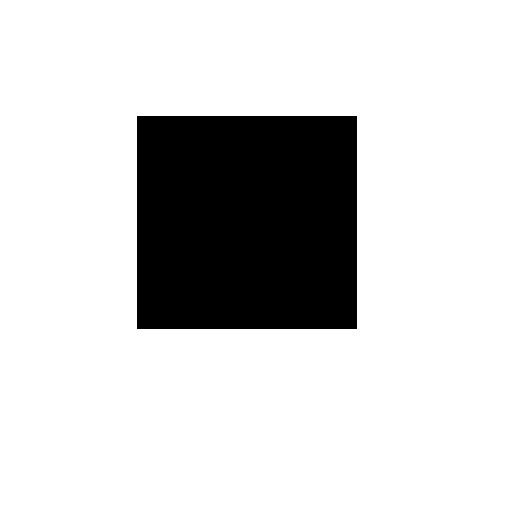
#> input picture Python_Study/class/0224/rect.jpg, 512 x 512 px
$ python _07_Sobel_Mask.py   (older library calls are emulated)
#> lines starting #> are read from the running program, lines starting #| are printed output that depends on the picture; after the words box and inside, x2 and y2 are one past the last pixel; in counts of white or black regions, pixels touching at a corner belong together
### Python_Study/class/0225/_00_Base_for_Copy.py
import cv2
import numpy as np
import time
import matplotlib.pyplot as plt


def readImageGray(url):
#> called with url = './rect.jpg'
    return cv2.imread(url, cv2.IMREAD_GRAYSCALE)
#> returned value is the input picture: shape (512, 512); min 0, max 255, mean 209.4


def keyboardseet():
    cv2.waitKey()
    cv2.destroyAllWindows()


# [21 lines left out: function filter, not called in this run]


''' Robers Mask 를 위한 함수 '''


# [13 lines left out: function differential, not called in this run]


''' Max_min_Filtering '''


# ksize = mask의 크기
# mode = 0 --> 최소 필터링 / 1 ---> 최대 필터링

# [18 lines left out: function min_max_filter, not called in this run]


''' Open CV ImShow method '''


# 입력 받은 값을 cv2 의 이름으로 출력


def imshowFunction(src):
    name = f'src'
    return cv2.imshow(name, src)


''' 반복문을 사용해서 이미지의 크기를 변경하는 방식 - 순방향 사상 '''


# [15 lines left out: function scaling_loop, not called in this run]


''' 행렬 단위 접근을 이용해서 image 를 변경 '''


# [20 lines left out: function scaling_matrix, not called in this run]


''' 최근점 이웃 보간 '''


# [16 lines left out: function scaling_nearest, not called in this run]

### Python_Study/class/0224/_07_Sobel_Mask.py
import cv2
import _00_Base_for_Copy as bs

origin = bs.readImageGray('./rect.jpg')

''' image print '''
cv2.imshow('origin image', origin)

''' Apply Sobel Mask '''
gx = cv2.Sobel(origin, cv2.CV_32F, 1, 0, ksize=3)
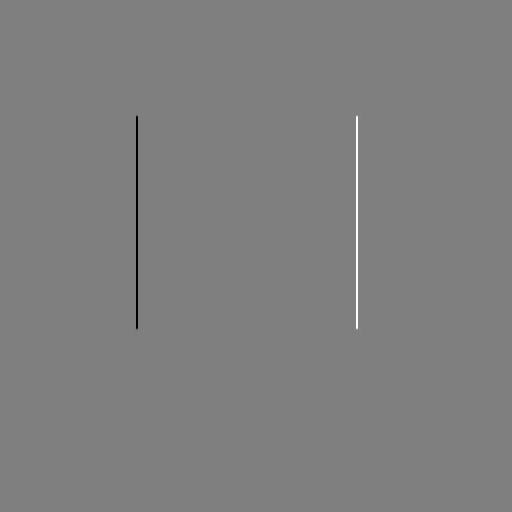
#> gx: shape (512, 512) float32; min -1016, max 1017, mean 0; drawn with min black and max white
gy = cv2.Sobel(origin, cv2.CV_32F, 0, 1, ksize=3)

''' 극 좌표로 변환 '''
mag, angle = cv2.cartToPolar(gx, gy, angleInDegrees=True)
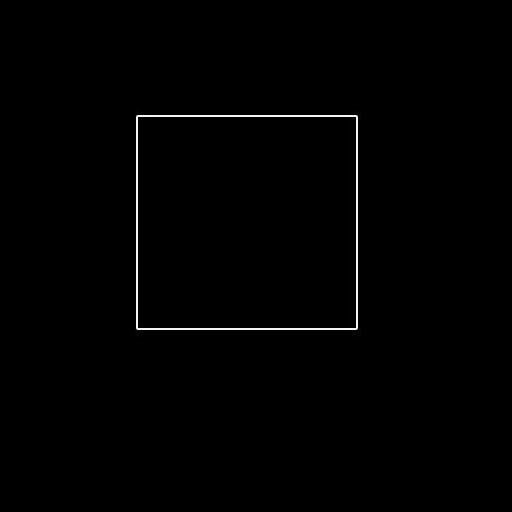
#> mag: shape (512, 512) float32; min 0, max 1053.9, mean 6.8; drawn with min black and max white
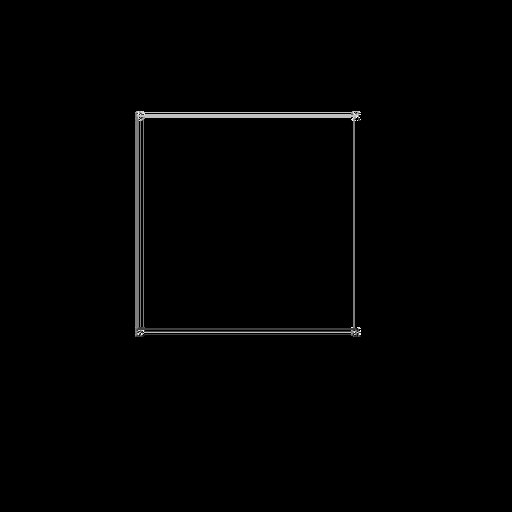
#> angle: shape (512, 512) float32; min 0, max 359.9, mean 2.9; drawn with min black and max white

''' image Binarization '''
ret, edge = cv2.threshold(mag, 100, 255, cv2.THRESH_BINARY)
#> edge: shape (512, 512) float32; 0.66% white in thin lines or dots, all inside (x1, y1, x2, y2) = (136, 115, 358, 330)

''' image print '''
cv2.imshow('gx', gx)
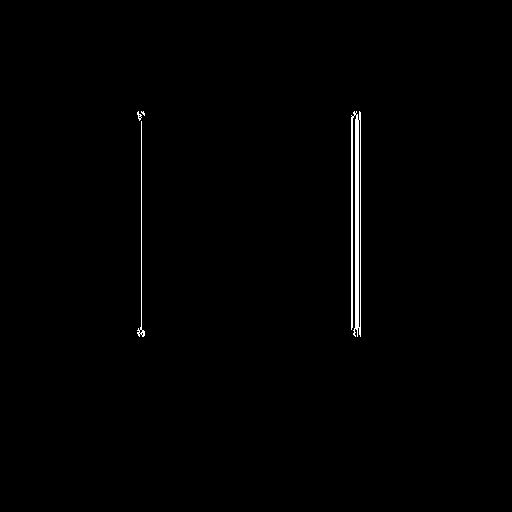
#> window 'gx': shape (512, 512); 0.7% white; 4 white regions (1 under 20 px), largest, box (x1, y1, x2, y2) and area: (351, 111, 361, 337) 1551, (137, 121, 145, 337) 249, (137, 111, 142, 121) 23
cv2.imshow('gy', gy)
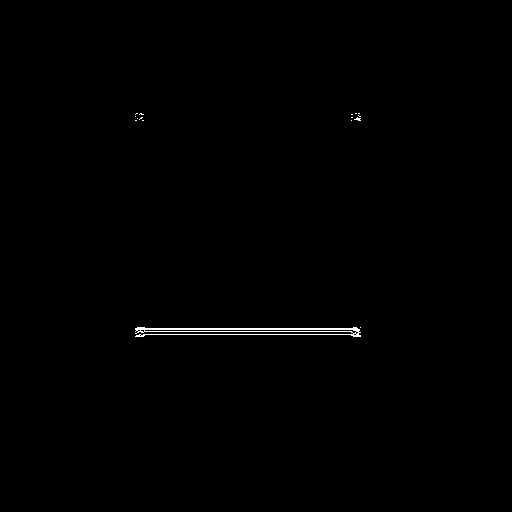
#> window 'gy': shape (512, 512); 0.38% white in thin lines or dots, all inside (x1, y1, x2, y2) = (135, 113, 361, 337)
cv2.imshow('edge', edge)

''' key board set'''
bs.keyboardseet()
